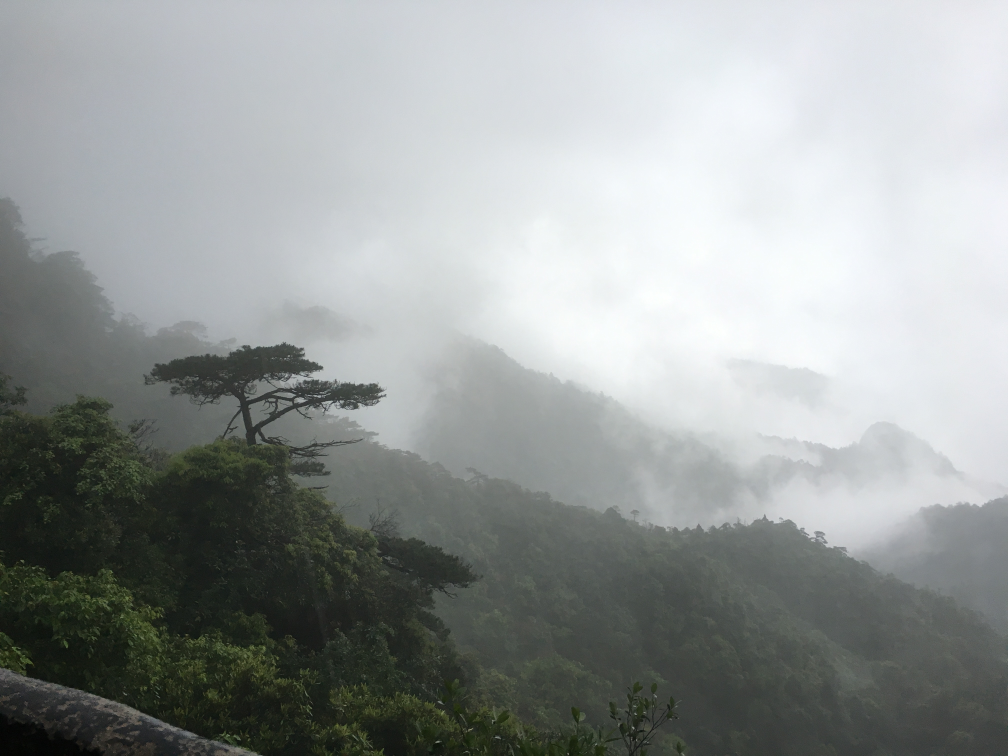
#> input picture tools/sources/title-sanqing-mountain-commons.jpg, 4032 x 3024 px (shown at 1/4 size)
$ python make-title-photo.py
#> lines starting #> are read from the running program, lines starting #| are printed output that depends on the picture
#!/usr/bin/env python3
"""Builds the title screen's photo (res/drawable-nodpi/title_mountains.webp) from its original.

Source: "Sanqing Mountain is surrounded by clouds and mists" by Huangdan2060 (CC0), Wikimedia Commons:
https://commons.wikimedia.org/wiki/File:Sanqing_Mountain_is_surrounded_by_clouds_and_mists1.jpg
kept at full resolution in tools/sources/title-sanqing-mountain-commons.jpg (4032 x 3024).

The photo is cropped without distortion and darkened with the game's grade: a per-channel tone curve
(tools/sources/title-grade-curve.json) that sinks the forest almost to black and keeps the mist soft.
Film grain, the drifting fog and the shade behind the menu are drawn by the app at run time, so a new
crop gets those for free.

Usage:
  tools/make-title-photo.py                       the portrait title image, as shipped
  tools/make-title-photo.py W H [focus] [out]     another frame: W x H pixels, centred on the
                                                  horizontal fraction `focus` of the photo (0..1)
"""
import json
import sys
from pathlib import Path
from PIL import Image

root = Path(__file__).resolve().parent.parent
src = root / "tools/sources/title-sanqing-mountain-commons.jpg"
curve = json.loads((root / "tools/sources/title-grade-curve.json").read_text())
#> (reads tools/sources/title-grade-curve.json from the repository)

img = Image.open(src).convert("RGB")
#> img is the input picture: PIL image 4032x3024 RGB; mean R, G, B 149.8, 154.2, 153.2
if len(sys.argv) >= 3:
    w, h = int(sys.argv[1]), int(sys.argv[2])
    focus = float(sys.argv[3]) if len(sys.argv) >= 4 else 0.38
    out = Path(sys.argv[4]) if len(sys.argv) >= 5 else root / f"build/title_{w}x{h}.webp"
    # The largest frame of that shape the photo holds, centred on the focus where it can be
    scale = min(img.width / w, img.height / h)
    cw, ch = w * scale, h * scale
    x0 = min(max(focus * img.width - cw / 2, 0), img.width - cw)
    y0 = (img.height - ch) / 2
    box = (x0, y0, x0 + cw, y0 + ch)
else:
    # The shipped portrait frame: the lone pine and the mist above it
    w, h = 1080, 2412
    box = (588, 2, 588 + 1353.13, 2 + 3022)
    out = root / "app/src/main/res/drawable-nodpi/title_mountains.webp"

frame = img.resize((w, h), Image.LANCZOS, box=box)
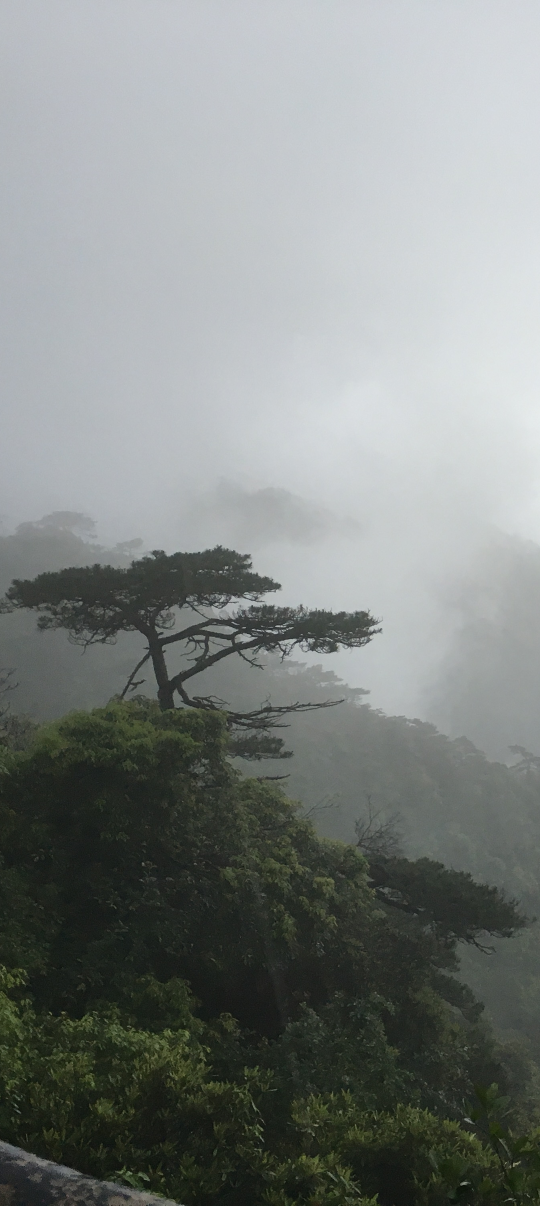
#> frame: PIL image 1080x2412 RGB (shown at 1/2 size); mean R, G, B 127.5, 132.2, 129.9
graded = Image.merge("RGB", [band.point(curve[c]) for band, c in zip(frame.split(), "rgb")])
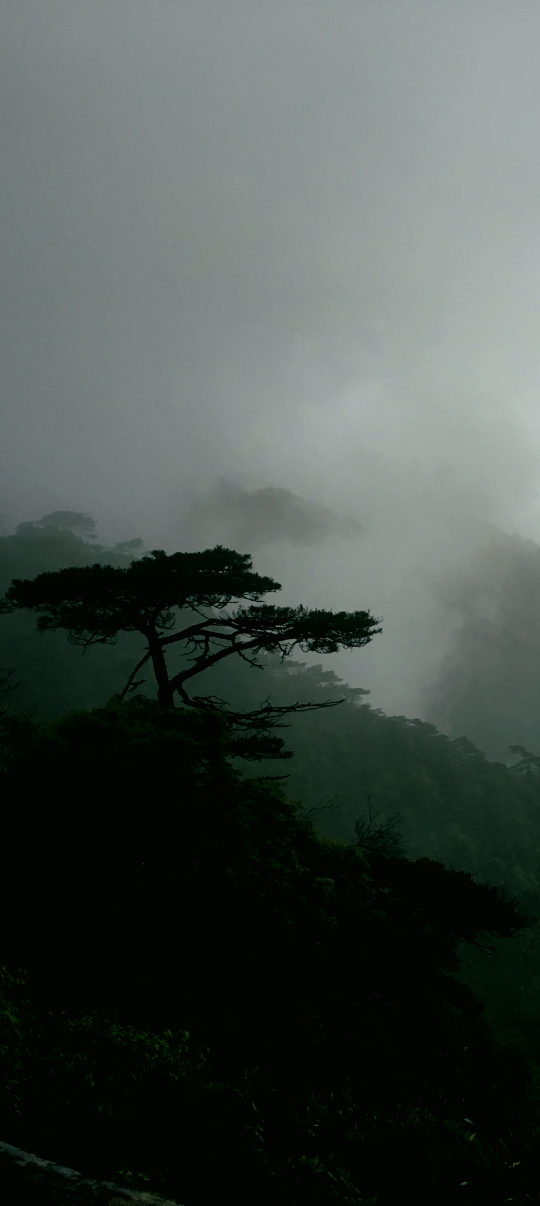
#> graded: PIL image 1080x2412 RGB (shown at 1/2 size); mean R, G, B 72.3, 80.7, 76.3
out.parent.mkdir(parents=True, exist_ok=True)
graded.save(out, "WEBP", quality=90, method=6)
print(f"{out}: {w}x{h} from {tuple(round(v) for v in box)}")
